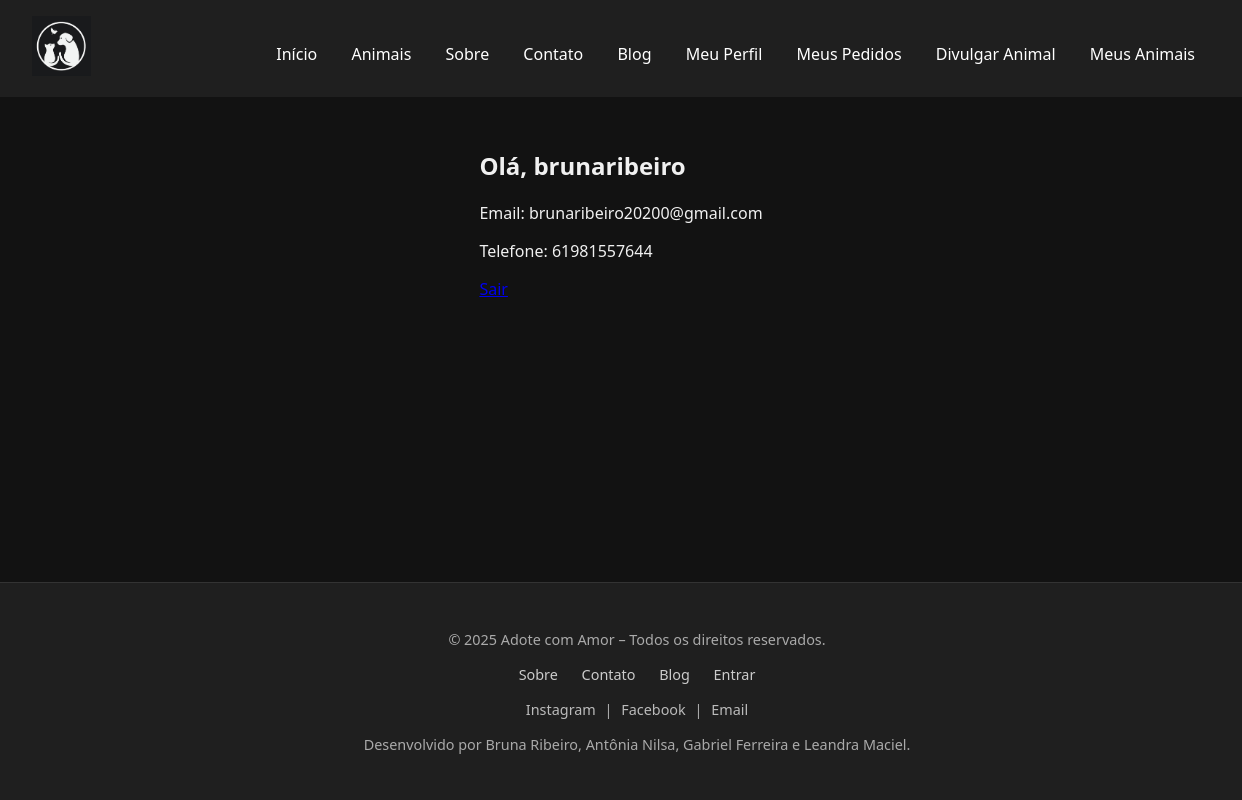
The page /conta/perfil/ (signed in) on the database its author committed.
### accounts/models.py (models this page shows, shortened)
class CustomUser(AbstractUser):
    username = None
    email = models.EmailField(unique=True)
    nome = models.CharField(max_length=100)
    telefone = models.CharField(max_length=20)
    USERNAME_FIELD = 'email'
    REQUIRED_FIELDS = ['nome', 'telefone']
    objects = CustomUserManager()

### accounts/views.py (the view)
# urls.py: path('perfil/', views.perfil, name='perfil'),
@login_required
def perfil(request):
    return render(request, 'accounts/perfil.html')

### templates/accounts/perfil.html (shortened to what this page needs)
{% extends 'core/base.html' %}
{% block content %}
<h2>Olá, {{ request.user.nome }}</h2>
<p>Email: {{ request.user.email }}</p>
<p>Telefone: {{ request.user.telefone }}</p>
<a href="{% url 'accounts:logout' %}">Sair</a>
{% endblock %}

### static/css/style.css (style rules this page uses)
html, body { height: 100%; }
body.dark { display: flex; flex-direction: column; min-height: 100vh; }
body.dark { background-color: #121212; color: #f0f0f0; font-family: 'Segoe UI', sans-serif; margin: 0; padding: 0; }

### rows shown on the page
CustomUser: user.nome "brunaribeiro", user.email "brunaribeiro20200@gmail.com", user.telefone "61981557644"
